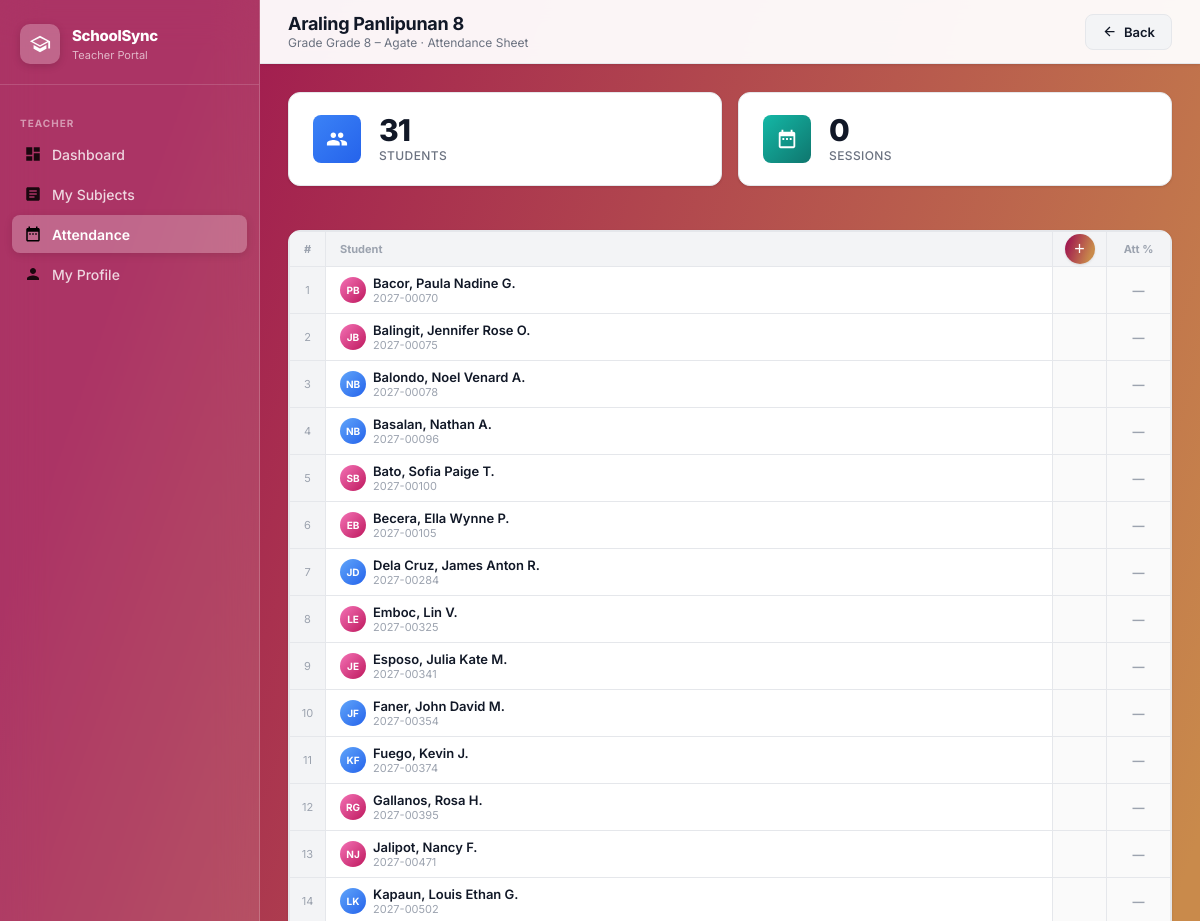
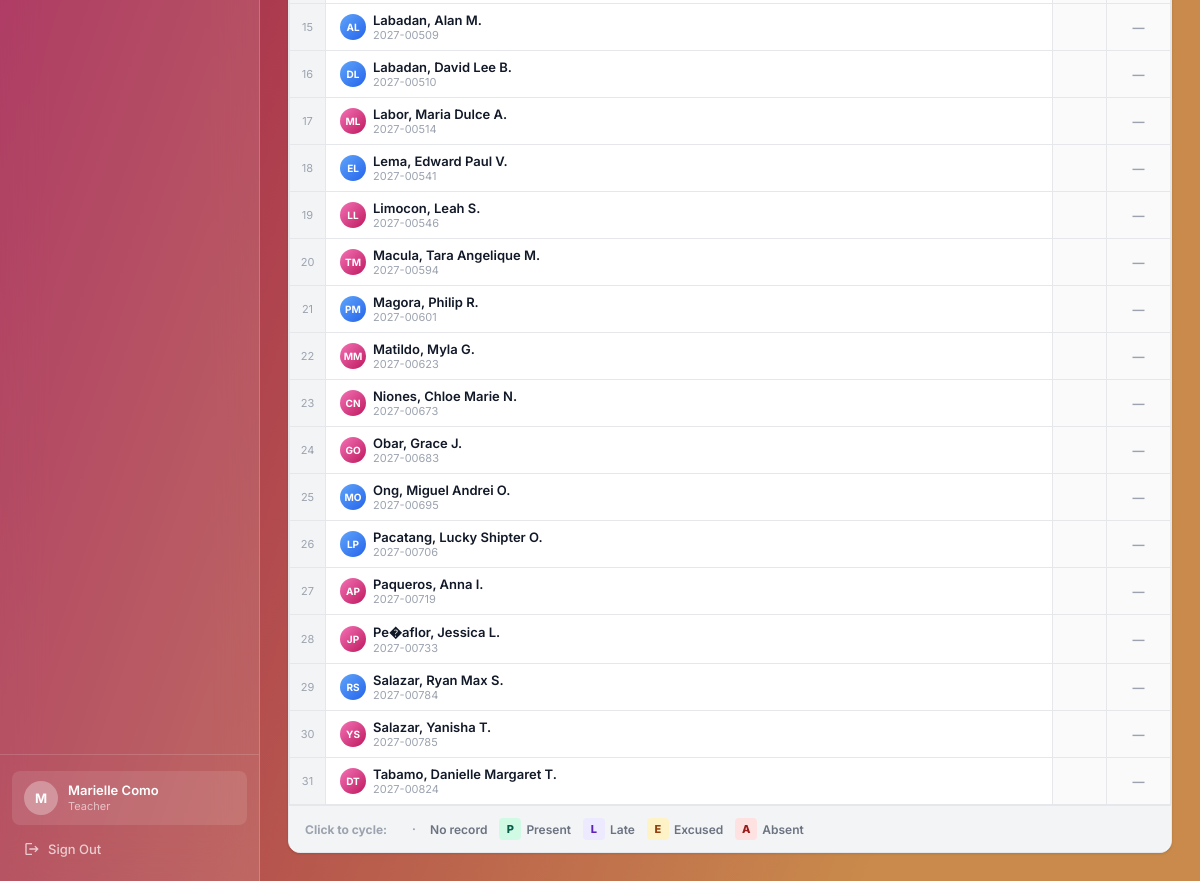
The page /teacher/attendance/section/111/subject/90 (signed in) on the database its author committed (2 pictures, top to bottom).
### tables this page shows
CREATE TABLE subjects (
        id INTEGER PRIMARY KEY AUTOINCREMENT,
        subject_code TEXT NOT NULL, subject_name TEXT NOT NULL,
        grade_level TEXT NOT NULL, strand TEXT, semester TEXT, default_teacher_id INTEGER, shs_type TEXT);

CREATE TABLE sections (
        id INTEGER PRIMARY KEY AUTOINCREMENT,
        grade_level TEXT NOT NULL, section_name TEXT NOT NULL, adviser_id INTEGER, student_limit INTEGER DEFAULT 40, strand_id INTEGER REFERENCES strands(id) ON DELETE SET NULL,
        FOREIGN KEY (adviser_id) REFERENCES teachers(id) ON DELETE SET NULL);

### app.py (the view, shortened to what this page needs)
@app.route('/teacher/attendance/section/<int:sec_id>/subject/<int:sub_id>')
@teacher_required
def teacher_attendance_sheet(sec_id, sub_id):
    tid  = session['teacher_id']
    conn = get_db()
    assigned = conn.execute(
        "SELECT id FROM schedules WHERE teacher_id=? AND section_id=? AND subject_id=?",
        (tid, sec_id, sub_id)
    ).fetchone()
    if not assigned:
        flash('Not authorized.', 'danger')
        return redirect(url_for('teacher_attendance_home'))
    section = conn.execute("SELECT * FROM sections WHERE id=?", (sec_id,)).fetchone()
    subject = conn.execute("SELECT * FROM subjects WHERE id=?", (sub_id,)).fetchone()
    students = conn.execute(
        "SELECT id, student_id, first_name, last_name, middle_name, gender "
        "FROM students WHERE section_id=? AND enrollment_status=\'Enrolled\' "
        "ORDER BY last_name, first_name", (sec_id,)
    ).fetchall()
    events = conn.execute(
        "SELECT id, title, event_date, time_start, late_allowance_minutes "
        "FROM attendance_events "
        "WHERE section_id=? AND subject_id=? AND teacher_id=? AND event_type=\'class\' "
        "ORDER BY event_date ASC, id ASC",
        (sec_id, sub_id, tid)
    ).fetchall()
    event_ids = [e['id'] for e in events]
    records = {}
    conn.close()
    return render_template('teacher_attendance_sheet.html',
                           section=section, subject=subject,
                           students=students, events=events, records=records,
                           sec_id=sec_id, sub_id=sub_id)

### app.py (called while the page is built)
@app.template_filter('clean_mn')
def clean_mn_filter(val):
    return clean_middle_name(val)

def get_db():
    conn = sqlite3.connect(DATABASE)
    conn.row_factory = sqlite3.Row
    conn.execute("PRAGMA foreign_keys = ON")
    return conn

def teacher_required(f):
    @wraps(f)
    def decorated(*args, **kwargs):
        if 'teacher_id' not in session:
            return redirect(url_for('login'))
        return f(*args, **kwargs)
    return decorated

def clean_middle_name(val):
    if not val:
        return None
    v = val.strip()
    if not v or v in BLANK_MIDDLE or all(c in '.-' for c in v):
        return None
    return v

### templates/teacher_attendance_sheet.html (shortened to what this page needs)
{% extends "portal_layout.html" %}
{% block page_title %}{{ subject.subject_name }}{% endblock %}
{% block page_subtitle %}Grade {{ section.grade_level }} – {{ section.section_name }} · Attendance Sheet{% endblock %}
{% block header_actions %}
  <a href="{{ url_for('teacher_attendance_home') }}" class="btn btn-secondary">
    <svg viewBox="0 0 24 24" fill="currentColor" style="width:15px;height:15px;"><path d="M20 11H7.83l5.59-5.59L12 4l-8 8 8 8 1.41-1.41L7.83 13H20v-2z"/></svg>
    Back
  </a>
{% endblock %}
{% block content %}
<div class="stats-grid" style="margin-bottom:20px;">
  <div class="stat-card">
    <div class="stat-icon blue"></div>
    <div><div class="stat-value">{{ students|length }}</div><div class="stat-label">Students</div></div>
  </div>
  <div class="stat-card">
    <div class="stat-icon teal"><svg viewBox="0 0 24 24"><path d="M9 11H7v2h2v-2zm4 0h-2v2h2v-2zm4 0h-2v2h2v-2zm2-7h-1V2h-2v2H8V2H6v2H5c-1.11 0-1.99.9-1.99 2L3 20c0 1.1.89 2 2 2h14c1.1 0 2-.9 2-2V6c0-1.1-.9-2-2-2zm0 16H5V9h14v11z"/></svg></div>
    <div><div class="stat-value">{{ events|length }}</div><div class="stat-label">Sessions</div></div>
  </div>
</div>
<div class="sheet-wrap">
  <table class="sheet-table" id="attSheet">
    <thead>
      <tr>
        <th class="col-num"><div class="sh-num-head">#</div></th>
        <th class="col-name"><div class="sh-name-head">Student</div></th>
        <th class="col-ev add-col-head">
          <button class="add-col-btn" onclick="openModal('addEventModal')" title="Add attendance session">+</button>
        </th>
        <th class="col-pct"><div class="sh-pct-head">Att %</div></th>
      </tr>
    </thead>
    <tbody id="sheetBody">
      {% for st in students %}
      <tr id="row-{{ st.id }}">
        <td class="col-num"><div class="num-cell">{{ loop.index }}</div></td>
        <td class="col-name">
          <div class="name-cell" style="display:flex;align-items:center;">
            <div class="s-av {{ 'm' if st.gender and st.gender|upper=='MALE' else ('f' if st.gender and st.gender|upper=='FEMALE' else 'o') }}">
              {{ st.first_name[0]|upper }}{{ st.last_name[0]|upper }}
            </div>
            <div>
              <div style="font-weight:600;color:var(--text-primary);">{{ st.last_name }}, {{ st.first_name }}{% if st.middle_name|clean_mn %} {{ st.middle_name|clean_mn|upper|first }}.{% endif %}</div>
              <div style="font-size:11px;color:var(--text-muted);">{{ st.student_id }}</div>
            </div>
          </div>
        </td>
        <td class="col-ev" style="background:#fafafa;"></td>
        <td class="col-pct">
          <div class="pct-cell" id="pct-{{ st.id }}">
            {% set total = events|length %}
            {% if total > 0 %}
              {% set present_count = namespace(n=0) %}
              {% for ev in events %}
                {% if records.get((ev.id, st.id)) == 'Present' %}{% set present_count.n = present_count.n + 1 %}{% endif %}
              {% endfor %}
              {% set pct = ((present_count.n / total) * 100)|int %}
              <span class="{{ 'pct-good' if pct >= 90 else ('pct-warn' if pct >= 75 else 'pct-bad') }}">{{ pct }}%</span>
            {% else %}
              <span style="color:var(--text-muted);">—</span>
            {% endif %}
          </div>
        </td>
      </tr>
      {% endfor %}
    </tbody>
  </table>
  <div class="legend">
    <span style="font-size:12px;font-weight:700;color:var(--text-muted);margin-right:4px;">Click to cycle:</span>
    <span class="legend-item"><div class="legend-box" style="background:#f3f4f6;color:#9ca3af;">·</div> No record</span>
    <span class="legend-item"><div class="legend-box" style="background:#d1fae5;color:#065f46;">P</div> Present</span>
    <span class="legend-item"><div class="legend-box" style="background:#ede9fe;color:#5b21b6;">L</div> Late</span>
    <span class="legend-item"><div class="legend-box" style="background:#fef3c7;color:#92400e;">E</div> Excused</span>
    <span class="legend-item"><div class="legend-box" style="background:#fee2e2;color:#991b1b;">A</div> Absent</span>
  </div>
</div>
{% endblock %}

### static/css/style.css (style rules this page uses)
:root { --brand-gradient: linear-gradient(109deg, rgba(160,24,80,1) 11.2%, rgba(201,138,75,1) 81.7%); --blue-course: linear-gradient(90deg, rgba(46,129,211,1) 0%, rgba(25,70,171,1) 100%); --teal-course: linear-gradient(90deg, rgba(76,187,149,1) 0%, rgba(38,117,105,1) 100%); --yellow-course: linear-gradient(90deg, rgba(241,218,0,1) 0%, rgba(233,164,0,1) 100%); --pink-course: linear-gradient(90deg, rgba(208,53,141,1) 0%, rgba(131,10,78,1) 100%); --dark-teal-course: linear-gradient(90deg, rgba(107,53,202,1) 0%, rgba(72,23,155,1) 100%); --medium-blue-course: linear-gradient(90deg, rgba(56,61,201,1) 0%, rgba(19,21,128,1) 100%); --mint-green-course: linear-gradient(90deg, rgba(87,209,218,1) 0%, rgba(41,123,146,1) 100%); --green-course: linear-gradient(90deg, rgba(87,219,56,1) 0%, rgba(52,164,50,1) 100%); --orange-course: linear-gradient(90deg, rgba(235,154,48,1) 0%, rgba(218,86,15,1) 100%); --slate-blue-course: linear-gradient(90deg, rgba(50,103,153,1) 0%, rgba(18,57,96,1) 100%); --dark-green-course: linear-gradient(90deg, rgba(49,123,100,1) 0%, rgba(22,71,79,1) 100%); --orange-red-course: linear-gradient(90deg, #f26a21 0%, #c0392b 100%); --sidebar-width: 260px; --header-height: 64px; --radius-sm: 8px; --radius-md: 12px; --radius-lg: 16px; --shadow-sm: 0 1px 3px rgba(0,0,0,.08), 0 1px 2px rgba(0,0,0,.04); --shadow-md: 0 4px 12px rgba(0,0,0,.10), 0 2px 4px rgba(0,0,0,.06); --shadow-lg: 0 10px 30px rgba(0,0,0,.14), 0 4px 8px rgba(0,0,0,.08); --text-primary: #111827; --text-secondary: #6b7280; --text-muted: #9ca3af; --border: #e5e7eb; --bg-page: #f3f4f6; --bg-white: #ffffff; --danger: #ef4444; --success: #22c55e; }
*,*::before,*::after { box-sizing:border-box;margin:0;padding:0 }
html { scroll-behavior:smooth }
body { font-family:'Inter',sans-serif;font-size:14px;color:var(--text-primary);background:var(--brand-gradient);min-height:100vh;-webkit-font-smoothing:antialiased }
a { text-decoration:none;color:inherit }
.header-actions .btn { white-space:nowrap }
.stats-grid { display:grid;grid-template-columns:repeat(auto-fit,minmax(180px,1fr));gap:16px }
.stat-card { background:var(--bg-white);border-radius:var(--radius-md);padding:22px 24px;box-shadow:var(--shadow-sm);display:flex;align-items:center;gap:18px;transition:box-shadow .2s,transform .2s;border:1px solid var(--border) }
.stat-icon { width:48px;height:48px;border-radius:var(--radius-sm);display:flex;align-items:center;justify-content:center;flex-shrink:0 }
.stat-icon svg { width:22px;height:22px;fill:white }
.stat-icon.blue { background:linear-gradient(135deg,#3b82f6,#2563eb) }
.stat-icon.teal { background:linear-gradient(135deg,#14b8a6,#0f766e) }
.stat-value { font-size:30px;font-weight:800;color:var(--text-primary);letter-spacing:-1px;line-height:1 }
.stat-label { font-size:12px;color:var(--text-secondary);font-weight:500;margin-top:3px;text-transform:uppercase;letter-spacing:.4px }
.btn { display:inline-flex;align-items:center;gap:7px;padding:9px 16px;border-radius:var(--radius-sm);font-family:'Inter',sans-serif;font-size:13px;font-weight:600;cursor:pointer;border:none;transition:opacity .2s,transform .15s,box-shadow .2s;white-space:nowrap }
.btn svg { width:15px;height:15px }
.btn-secondary { background:var(--bg-page);color:var(--text-primary);border:1px solid var(--border) }

### rows shown on the page
subjects: subject_name "Araling Panlipunan 8"
sections: grade_level "Grade 8", section_name "Agate"

### other values the page prints
{{ session.teacher_name[0]|upper }} "M"
{{ session.get('teacher_name') or session.get('student_name') or 'User' }} "Marielle Como"
{{ students|length }} "31"
{{ events|length }} "0"
{{ st.first_name[0]|upper }} "P" "J" "N" "N" "S" "E" "J" "L" "J" "J" "K" "R" "N" "L" "A" "D" "M" "E" "L" "T" "P" "M" "C" "G" "M" "L" "A" "J" "R" "Y" "D"
{{ st.last_name[0]|upper }} "B" "B" "B" "B" "B" "B" "D" "E" "E" "F" "F" "G" "J" "K" "L" "L" "L" "L" "L" "M" "M" "M" "N" "O" "O" "P" "P" "P" "S" "S" "T"
{{ st.last_name }} "Bacor" "Balingit" "Balondo" "Basalan" "Bato" "Becera" "Dela Cruz" "Emboc" "Esposo" "Faner" "Fuego" "Gallanos" "Jalipot" "Kapaun" "Labadan" "Labadan" "Labor" "Lema" "Limocon" "Macula" "Magora" "Matildo" "Niones" "Obar" "Ong" "Pacatang" "Paqueros" "Pe�aflor" "Salazar" "Salazar" "Tabamo"
{{ st.first_name }} "Paula Nadine" "Jennifer Rose" "Noel Venard" "Nathan" "Sofia Paige" "Ella Wynne" "James Anton" "Lin" "Julia Kate" "John David" "Kevin" "Rosa" "Nancy" "Louis Ethan" "Alan" "David Lee" "Maria Dulce" "Edward Paul" "Leah" "Tara Angelique" "Philip" "Myla" "Chloe Marie" "Grace" "Miguel Andrei" "Lucky Shipter" "Anna" "Jessica" "Ryan Max" "Yanisha" "Danielle Margaret"
{{ st.middle_name|clean_mn|upper|first }} "G" "O" "A" "A" "T" "P" "R" "V" "M" "M" "J" "H" "F" "G" "M" "B" "A" "V" "S" "M" "R" "G" "N" "J" "O" "O" "I" "L" "S" "T" "T"
{{ st.student_id }} "2027-00070" "2027-00075" "2027-00078" "2027-00096" "2027-00100" "2027-00105" "2027-00284" "2027-00325" "2027-00341" "2027-00354" "2027-00374" "2027-00395" "2027-00471" "2027-00502" "2027-00509" "2027-00510" "2027-00514" "2027-00541" "2027-00546" "2027-00594" "2027-00601" "2027-00623" "2027-00673" "2027-00683" "2027-00695" "2027-00706" "2027-00719" "2027-00733" "2027-00784" "2027-00785" "2027-00824"
